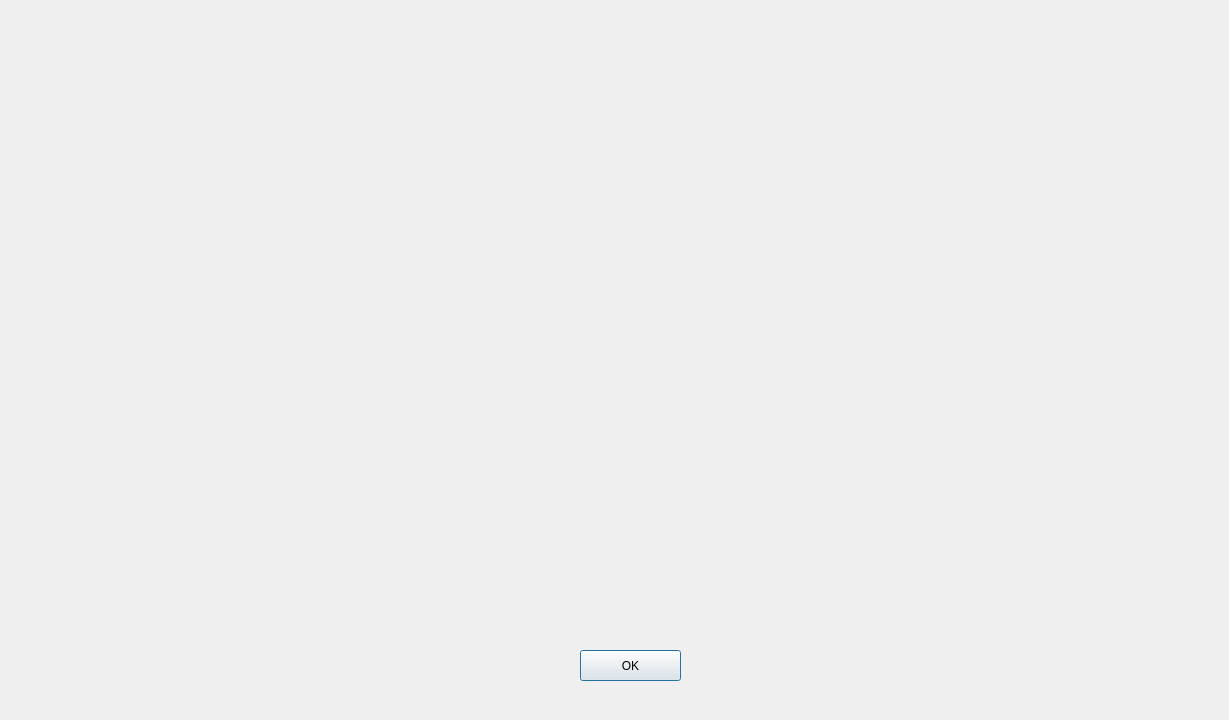
<?xml version="1.0" encoding="UTF-8"?>
<ui version="4.0">
 <class>ImageCropDialog</class>
 <widget class="QDialog" name="ImageCropDialog">
  <property name="geometry">
   <rect>
    <x>0</x>
    <y>0</y>
    <width>1229</width>
    <height>720</height>
   </rect>
  </property>
  <property name="windowTitle">
   <string>Dialog</string>
  </property>
  <widget class="QPushButton" name="image_crop_ok">
   <property name="geometry">
    <rect>
     <x>580</x>
     <y>650</y>
     <width>101</width>
     <height>31</height>
    </rect>
   </property>
   <property name="text">
    <string>OK</string>
   </property>
  </widget>
 </widget>
 <resources/>
 <connections/>
</ui>
